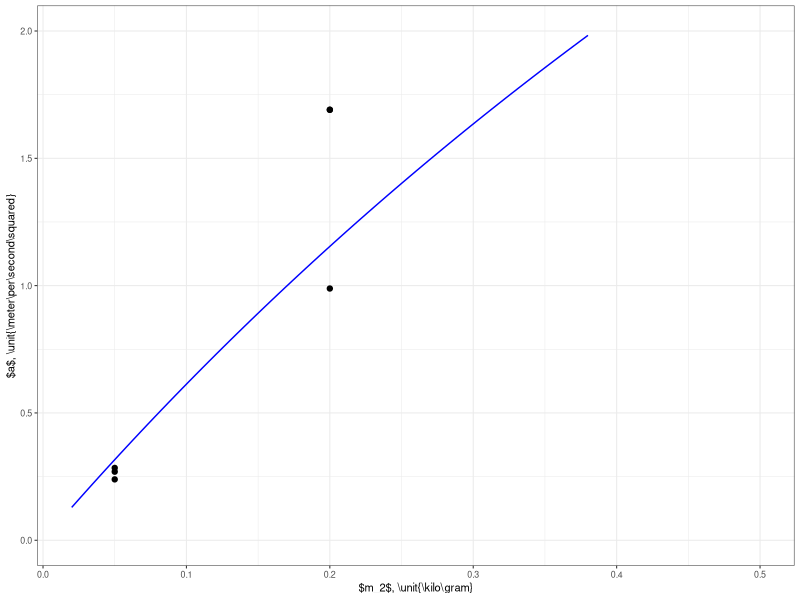

This figure's R source:
library(ggplot2)
raw <- read.csv("arenas.csv",header=TRUE)

library(dplyr)
data <- mutate(
 raw,
 ameas.ms2 = 2*x.m/t.s^2
 )

apredicted.ms2 <- function(m2,m1,mc){
  9.81*m2/(m2+m1+mc)
}

fig <- ggplot(data)+geom_point(aes(x=m2.kg,y=ameas.ms2))+
    ylim(0,2)+xlim(0.02,0.5)+
    geom_function(fun=apredicted.ms2,args=list(m1=1.000,mc=0.5),color='blue')+
    xlab('$m_2$, \\unit{\\kilo\\gram}')+
    ylab('$a$, \\unit{\\meter\\per\\second\\squared}')+
    theme_bw(base_size=8)

library(svglite)
svglite('fig3.svg',width=3,height=2,pointsize=8)
print(fig)
dev.off()

library(xtable)
results <- summarize(
	mean.t = mean(t.s),
	sd.t = sd(t.s),
	mean.a = mean(ameas.ms2),
	sd.a = sd(ameas.ms2),
	group_by(data,m2.kg)
	)
print(xtable(results),include.rownames=FALSE,file='table1raw.tex')
